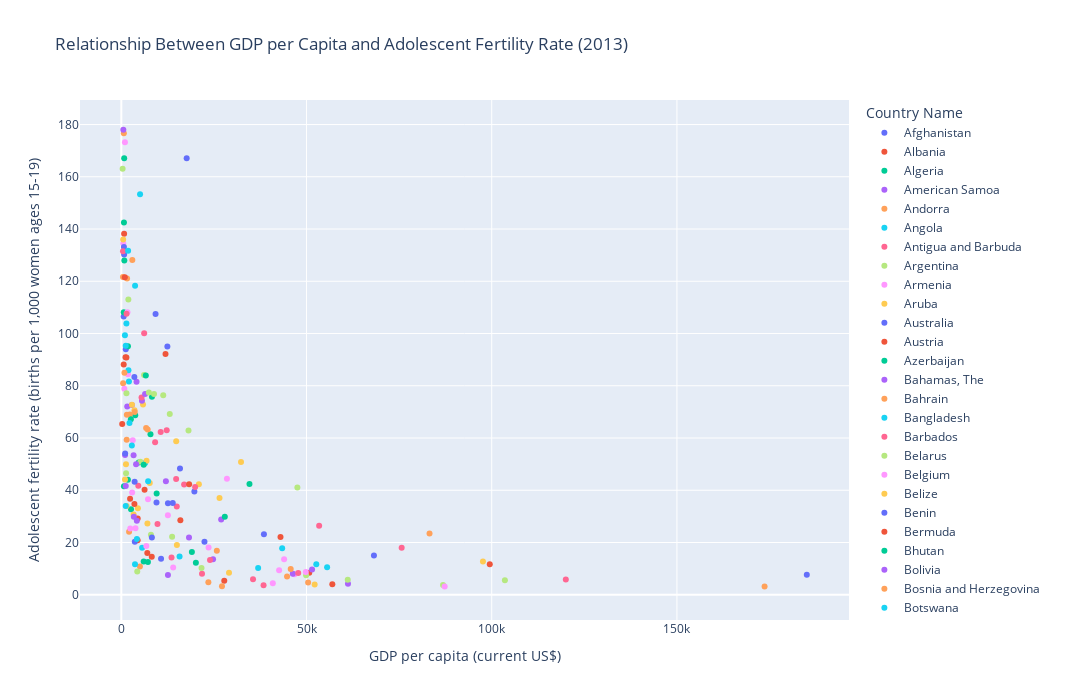

The code cell stored with this chart in its notebook:
### Code cell
scatterplot_gdp_fertility = px.scatter(merged_13, 
                            x="GDP per capita (current US$)", 
                            y="Adolescent fertility rate (births per 1,000 women ages 15-19)", 
                            color="Country Name",
                            title = "Relationship Between GDP per Capita and Adolescent Fertility Rate (2013)",
                            #text="Country Code",
                            width=1100,     
                            height=700
)
scatterplot_gdp_fertility.show()
